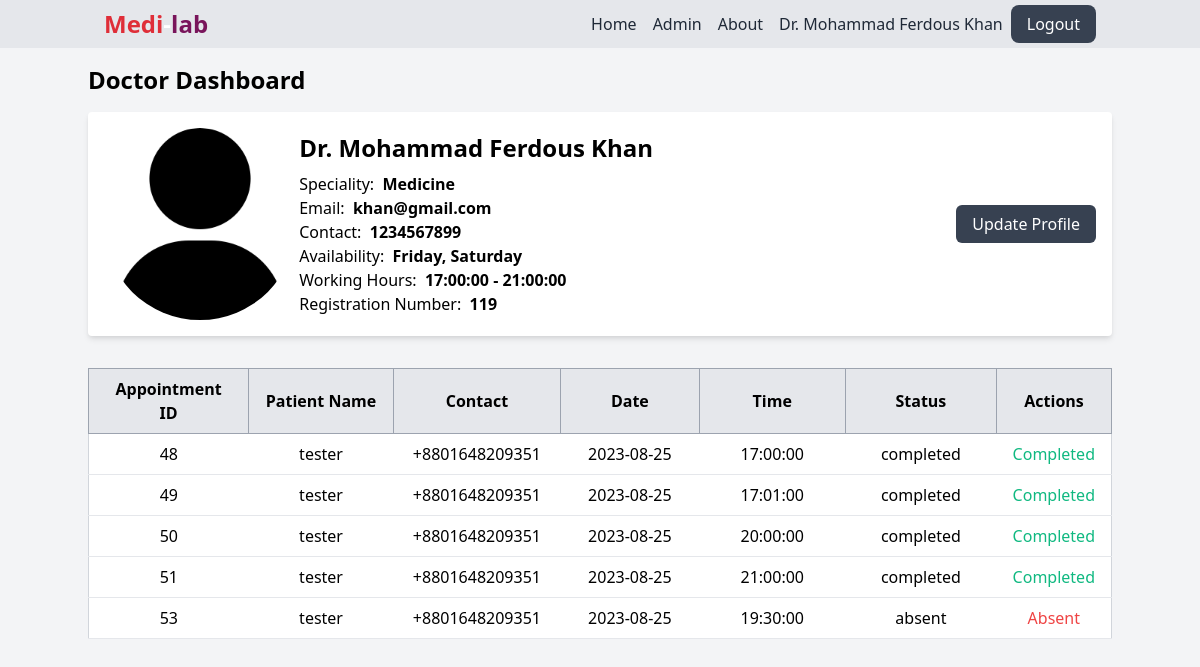
The app's page /doctor_dashboard.php (signed in) with its own data.
### tables this page shows
CREATE TABLE `doctors` (
  `doctor_id` int(11) NOT NULL,
  `name` varchar(255) NOT NULL,
  `email` varchar(255) NOT NULL,
  `phone` varchar(20) NOT NULL,
  `password` varchar(255) NOT NULL,
  `specialization` varchar(255) NOT NULL,
  `fee` int(255) NOT NULL,
  `reg_num` varchar(255) NOT NULL,
  `status` enum('pending','approved') DEFAULT 'pending',
  `start` time NOT NULL,
  `end` time NOT NULL,
  `availability` varchar(255) NOT NULL,
  `profile_picture` varchar(255) DEFAULT NULL
);

CREATE TABLE `appointments` (
  `appointment_id` int(11) NOT NULL,
  `patient_id` int(11) NOT NULL,
  `doctor_id` int(11) NOT NULL,
  `appointment_date` date NOT NULL,
  `appointment_time` time NOT NULL,
  `status` enum('confirmed','absent','completed') DEFAULT 'confirmed'
);

CREATE TABLE `patients` (
  `patient_id` int(11) NOT NULL,
  `name` varchar(255) NOT NULL,
  `email` varchar(255) NOT NULL,
  `phone` varchar(15) NOT NULL,
  `age` int(255) NOT NULL,
  `password` varchar(255) NOT NULL
);

### web/doctor_dashboard.php (the view, shortened to what this page needs)
<?php
$doctorId = $_SESSION["doctor_id"];
$conn = mysqli_connect("localhost", "root", "", "doctor_appointment_system");
$query = "SELECT a.appointment_id, p.name, p.phone, a.appointment_date, a.appointment_time, a.status
          FROM appointments a
          JOIN patients p ON a.patient_id = p.patient_id
          WHERE a.doctor_id = $doctorId";
$result = mysqli_query($conn, $query);
$appointments = mysqli_fetch_all($result, MYSQLI_ASSOC);
?>
<!DOCTYPE html>
<html lang="en">
<head>
    <link href="https://cdn.jsdelivr.net/npm/tailwindcss@2.2.19/dist/tailwind.min.css" rel="stylesheet">
</head>
<body class="bg-gray-100">
    <header class="bg-gray-200 text-white py-2 fixed w-full top-0 ">
        <?php include '../includes/navbar.php'; ?>
    </header>
    <div class="container mx-auto my-16">
        <h1 class="text-2xl font-bold mb-4 mt-4">Doctor Dashboard</h1>
        <div class="w-full mx-auto mb-8">
            <div class="bg-white shadow-md rounded p-4 flex flex-col items-center justify-center lg:flex-row lg:items-center">
                <div class="w-1/5 text-center">
                    <img src="<?php echo isset($doctor['profile_picture']) ? $doctor['profile_picture'] : '../img/doctor.png'; ?>" alt="Doctor's Image" class="w-48 h-48 rounded-full mr-4">
                </div>
                <div class="w-3/5">
                    <h2 class="text-2xl font-bold mb-2"><?php echo $doctor['name']; ?></h2>
                    <p>Speciality:<strong>&nbsp <?php echo $doctor['specialization']; ?></strong></p>
                    <p>Email:<strong> &nbsp<?php echo $doctor['email']; ?></strong></p>
                    <p>Contact:<strong> &nbsp<?php echo $doctor['phone']; ?></strong></p>
                    <p>Availability:<strong>&nbsp <?php echo $doctor['availability']; ?></strong></p>
                    <p>Working Hours:<strong> &nbsp<?php echo $doctor['start']; ?> - <?php echo $doctor['end']; ?></strong></p>
                    <p>Registration Number:<strong> &nbsp<?php echo $doctor['reg_num']; ?></strong></p>
                </div>
                <div class="w-1/5 lg:ml-4 text-right">
                    <a href="edit_profile.php" class="bg-gray-700 text-white px-4 py-2 rounded-md hover:bg-gray-600">Update Profile</a>
                </div>
            </div>
        </div>
        <table class="min-w-full bg-white border border-gray-300">
            <thead class="bg-gray-200">
                <tr>
                    <th class="w-1/6 px-4 py-2 border border-gray-400">Appointment ID</th>
                    <th class="w-1/6 px-4 py-2 border border-gray-400">Patient Name</th>
                    <th class="w-1/6 px-4 py-2 border border-gray-400">Contact</th>
                    <th class="w-1/6 px-4 py-2 border border-gray-400">Date</th>
                    <th class="w-1/6 px-4 py-2 border border-gray-400">Time</th>
                    <th class="w-1/6 px-4 py-2 border border-gray-400">Status</th>
                    <th class="w-1/6 px-4 py-2 border border-gray-400">Actions</th>
                </tr>
            </thead>
            <tbody>
                <?php foreach ($appointments as $appointment) : ?>
                    <tr>
                        <td class="px-4 py-2 border-b text-center"><?php echo $appointment['appointment_id']; ?></td>
                        <td class="px-4 py-2 border-b text-center"><?php echo $appointment['name']; ?></td>
                        <td class="px-4 py-2 border-b text-center"><?php echo $appointment['phone']; ?></td>
                        <td class="px-4 py-2 border-b text-center"><?php echo $appointment['appointment_date']; ?></td>
                        <td class="px-4 py-2 border-b text-center"><?php echo $appointment['appointment_time']; ?></td>
                        <td class="px-4 py-2 border-b text-center"><?php echo $appointment['status']; ?></td>
                        <td class="px-4 py-2 border-b text-center">
                            <?php if ($appointment['status'] == 'confirmed') : ?>
                                <button onclick="changeStatus(<?php echo $appointment['appointment_id']; ?>, 'completed')" class="bg-green-300 text-black px-3  rounded-md hover:bg-green-200">Completed</button>
                                <button onclick="changeStatus(<?php echo $appointment['appointment_id']; ?>, 'absent')" class="mt-1 bg-red-500 text-white px-3 rounded-md hover:bg-red-600">Absent</button>
                            <?php elseif ($appointment['status'] == 'completed') : ?>
                                <span class="text-green-500">Completed</span>
                            <?php elseif ($appointment['status'] == 'absent') : ?>
                                <span class="text-red-500">Absent</span>
                            <?php endif; ?>
                        </td>
                    </tr>
                <?php endforeach; ?>
            </tbody>
        </table>
    </div>
</body>
</html>

### includes/navbar.php (shortened to what this page needs)
<div class="container mx-auto px-4">
    <?php
    if (isset($_SESSION["doctor_id"])) {
        $doctorId = $_SESSION["doctor_id"];
        $conn = mysqli_connect("localhost", "root", "", "doctor_appointment_system");
        $doctorQuery = "SELECT * FROM doctors WHERE doctor_id = $doctorId";
        $doctorResult = mysqli_query($conn, $doctorQuery);
        $doctor = mysqli_fetch_assoc($doctorResult);
    }
    ?>
    <nav class="flex justify-between">
        <ul>
            <li>
                <a href="index.php" class="font-bold text-2xl"><span style="color: #DF2E38">Medi</span>-<span style="color: #79155B">lab</span></a>
            </li>
        </ul>
        <ul class="flex my-auto">
            <li class="mr-4">
                <a href="index.php" class="font-medium text-gray-800 hover:text-red-500">Home</a>
            </li>
            <li class="mr-4">
                <a href="admin.php" target="_blank" class="font-medium text-gray-800 hover:text-red-500">Admin</a>
            </li>
            <li class="mr-4">
                <a href="about.php" class="font-medium text-gray-800 hover:text-red-500">About</a>
            </li>
            <?php if (isset($doctor)) { ?>
                <li>
                    <a href="doctor_dashboard.php" class="font-medium text-gray-800 hover:text-red-500 mr-2"><?php echo $doctor['name']; ?></a>
                </li>
                <li>
                    <a href="logout.php" class="font-medium bg-gray-700 text-white px-4 py-2 rounded-lg hover:bg-gray-500">Logout</a>
                </li>
            <?php } else { ?>
                <li>
                    <a href="index.php" class="font-medium bg-gray-700 text-white px-4 py-2 rounded-lg hover:bg-gray-500">Login</a>
                </li>
            <?php } ?>
        </ul>
    </nav>
</div>

### records on screen
doctors: name "Dr. Mohammad Ferdous Khan", specialization "Medicine", email "khan@gmail.com", phone "1234567899", availability "Friday, Saturday", start "17:00:00", end "21:00:00", reg_num "119"
appointments: appointment_id "48", patient.name "tester", patient.phone "+8801648209351", appointment_date "2023-08-25", appointment_time "17:00:00", status "completed", shows "Completed"
appointments: appointment_id "49", patient.name "tester", patient.phone "+8801648209351", appointment_date "2023-08-25", appointment_time "17:01:00", status "completed", shows "Completed"
appointments: appointment_id "50", patient.name "tester", patient.phone "+8801648209351", appointment_date "2023-08-25", appointment_time "20:00:00", status "completed", shows "Completed"
appointments: appointment_id "51", patient.name "tester", patient.phone "+8801648209351", appointment_date "2023-08-25", appointment_time "21:00:00", status "completed", shows "Completed"
appointments: appointment_id "53", patient.name "tester", patient.phone "+8801648209351", appointment_date "2023-08-25", appointment_time "19:30:00", status "absent", shows "Absent"
